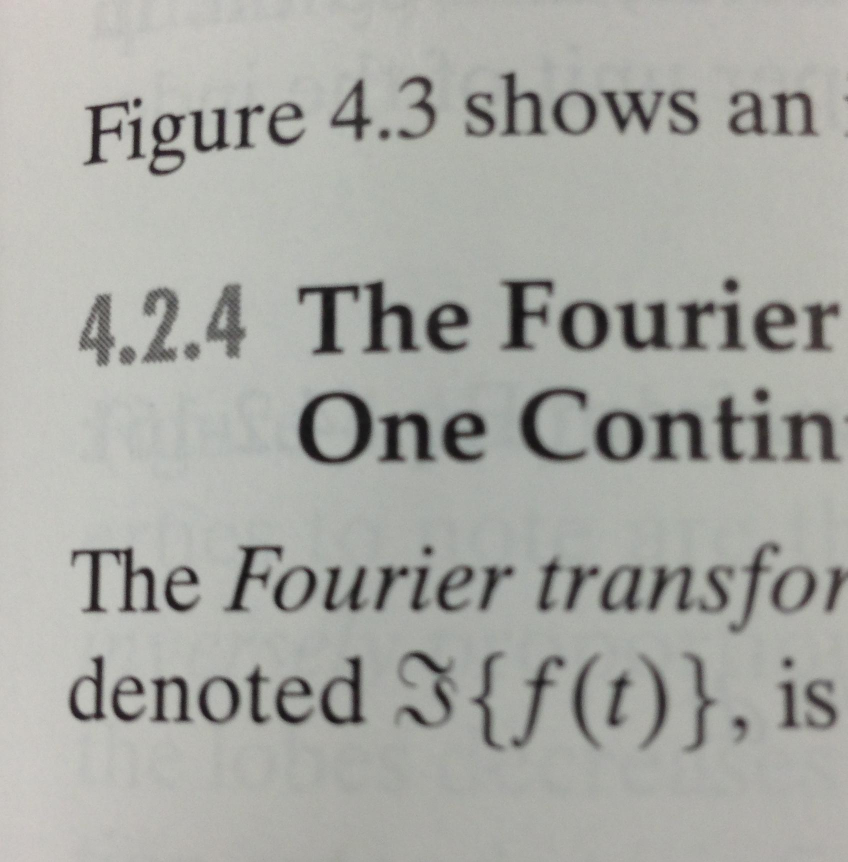
%> input picture clab1/text.PNG, 1695 x 1724 px (shown at 1/2 size)
$ octave 'clab1_task2 Image Morphology.m'   (GNU Octave 9; MATLAB toolbox functions it lacks are replaced by stand-ins)
%> lines starting %> are read from the running program, lines starting %| are printed output that depends on the picture; in (x1, y1, x2, y2) boxes, pixels count from 0 and x2, y2 are one past the last pixel; in counts of white or black regions, pixels touching at a corner belong together; the program's own positions count from 1
clc,clear;
%Institution: Australian National Univeristy
%Author: Ruoxiang Wen
%Course Code: Computer Vision
%Activity: Lab1
%%%%%%%%%%%%%%%%  Task 2 %%%%%%%%%%%%%%%%%%%
%%
%step 1:read img,resize to 1024 x 1024,convert to greyscale,[0, 255]
%%{
img = imread('text.png');                   %read image from folder
%> img is the input picture: size 1724x1695x3 uint8; mean R, G, B 168, 168.8, 163.9
img = imresize(img, 0.604);                 %resize the image to 0.4 of the original
%> img: size 1042x1024x3 uint8
img = img(1:1024,:,:);                      %slice the image to meet resolution
%> img: size 1024x1024x3 uint8
img = rgb2gray(img);                        %convert image to grayscale
%> img: size 1024x1024 uint8
%% step 2: threshold the histogram to binary image
img = im2bw(img, 0.5);                      %bulit-in function to convert to binary
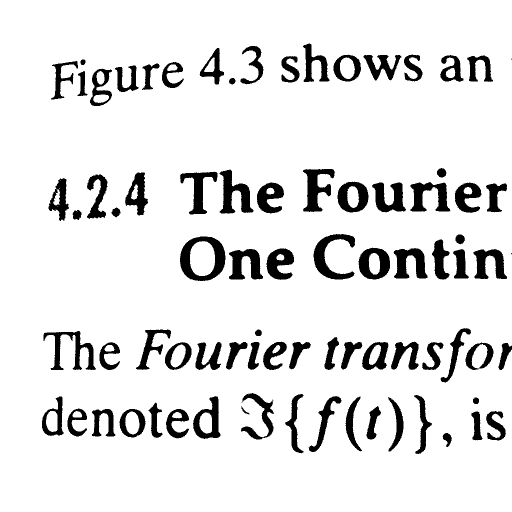
%> img: size 1024x1024 logical (shown at 1/2 size); 89.6% white; 83 black regions (4 under 20 px), largest, box (x1, y1, x2, y2) and area: (360, 473, 451, 562) 3674, (627, 468, 710, 559) 2918, (439, 339, 507, 427) 2841
imwrite(img,'text_w.jpg');
img = imcomplement(img);                    %complement the iamge
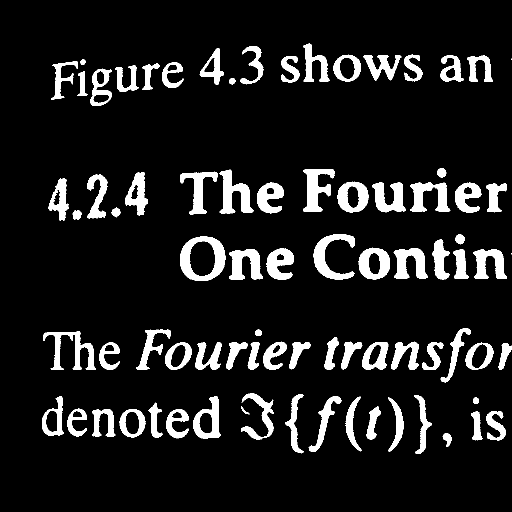
%> img: size 1024x1024 logical (shown at 1/2 size); 10.4% white; 83 white regions (4 under 20 px), largest, box (x1, y1, x2, y2) and area: (360, 473, 451, 562) 3674, (627, 468, 710, 559) 2918, (439, 339, 507, 427) 2841
figure;
imshow(img);                                %show image
[counts,binLocations] = imhist(img);        %use histogram to counts
%> counts = [939280; 109296]; binLocations = [0; 1]
blackPix = counts(1,1);                     %number of black pix
%> blackPix = 939280
whitePix = counts(2,1);                     %number of white pix
%> whitePix = 109296
totalPix = blackPix + whitePix;             %total pix of the binary image
%> totalPix = 1048576
SE = strel('square',5)                      %define a structure element
imgErode = imerode(img,SE,'same');                 %perform image erosion
%> imgErode: size 1024x1024 logical; 5.7% white; 144 white regions (30 under 20 px), largest, box (x1, y1, x2, y2) and area: (362, 475, 449, 560) 2454, (443, 342, 504, 425) 1935, (629, 471, 708, 557) 1899
imgDilate = imdilate(img,SE);               %perform image dilation
%> imgDilate: size 1024x1024 logical; 15.3% white; 80 white regions, largest, box (x1, y1, x2, y2) and area: (358, 337, 509, 431) 6961, (358, 471, 453, 564) 4888, (85, 660, 194, 742) 4233
imgOpen = imopen(img,SE);                   %perform image opening
%> imgOpen: size 1024x1024 logical; 10% white; 102 white regions, largest, box (x1, y1, x2, y2) and area: (360, 473, 451, 562) 3654, (627, 469, 710, 559) 2891, (441, 340, 506, 427) 2787
imgClose = imclose(img,SE);                 %perform image closing
%> imgClose: size 1024x1024 logical; 10.6% white; 80 white regions (2 under 20 px), largest, box (x1, y1, x2, y2) and area: (360, 339, 507, 429) 5233, (360, 473, 451, 562) 3688, (627, 468, 710, 559) 2936
figure;                                     %display the above four image
subplot(2,2,1);imshow(imgErode);title('erosion');
subplot(2,2,2);imshow(imgDilate);title('dilation');
subplot(2,2,3);imshow(imgOpen);title('opening');
subplot(2,2,4);imshow(imgClose);title('closing');
lenIrow = size(img,1);                      %get the row of image
%> lenIrow = 1024
lenIcol = size(img,2);                      %get the col of image
%> lenIcol = 1024
temp = ones(lenIrow,1);                     %create a temp array to hold variables
rowCollector = [];                          %define empty array to collect rows

SE = strel('rectangle',[30 100]);
imgClose = imclose(img,SE);
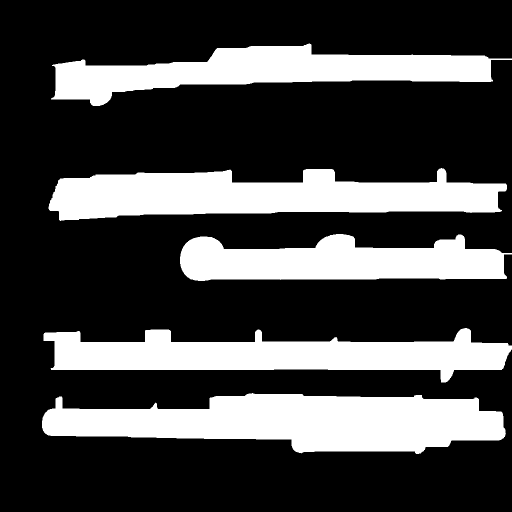
%> imgClose: size 1024x1024 logical (shown at 1/2 size); 27.7% white; 5 white regions, box (x1, y1, x2, y2) and area: (84, 786, 1012, 908) 75743, (97, 336, 1014, 442) 63887, (87, 656, 1024, 765) 55196, (102, 87, 1024, 212) 51773, (360, 468, 1024, 562) 44307
figure,imshow(imgClose);
[L,num] = bwlabel(imgClose);
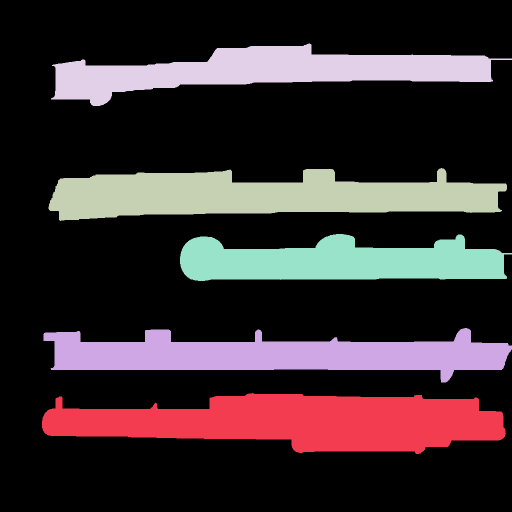
%> L: size 1024x1024 double (shown at 1/2 size); 6 distinct labels, from 0 to 5; one colour per label, 0 black
%> num = 5
i = 1;
for i = 1:num
[r, c] = find(L == i);
rMax = max(r);
rMin = min(r);
temp = img(rMin:rMax,:);
str = num2str(num+1-i);
imwrite(temp,strcat('line',str,'.jpg'));
end
%> this loop made 5 passes
%> (rMax, rMin, str) on passes 1 to 5: (908, 787, '5'), (765, 657, '4'), (442, 337, '3'), (212, 88, '2'), (562, 469, '1')
%> pass 1, `temp = img(rMin:rMax,:);`:
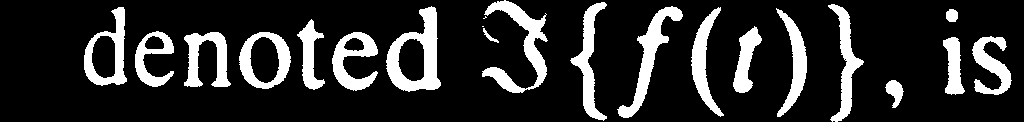
%> temp: size 122x1024 logical; 17.3% white; 21 white regions (2 under 20 px), largest, box (x1, y1, x2, y2) and area: (386, 6, 441, 92) 2131, (482, 0, 548, 93) 1924, (617, 6, 683, 118) 1690
%> pass 2, `temp = img(rMin:rMax,:);`:
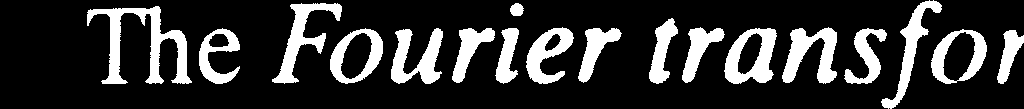
%> temp: size 109x1024 logical; 19.6% white; 18 white regions, largest, box (x1, y1, x2, y2) and area: (87, 6, 192, 84) 2700, (272, 3, 342, 84) 1646, (782, 27, 837, 84) 1641
%> pass 3, `temp = img(rMin:rMax,:);`:
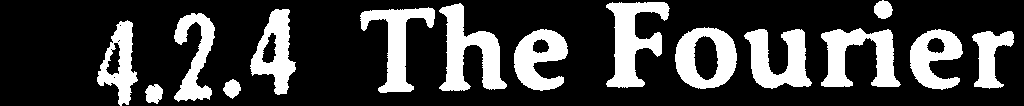
%> temp: size 106x1024 logical; 24.2% white; 15 white regions, largest, box (x1, y1, x2, y2) and area: (439, 3, 507, 91) 2841, (606, 2, 670, 88) 2715, (821, 28, 901, 87) 2539
